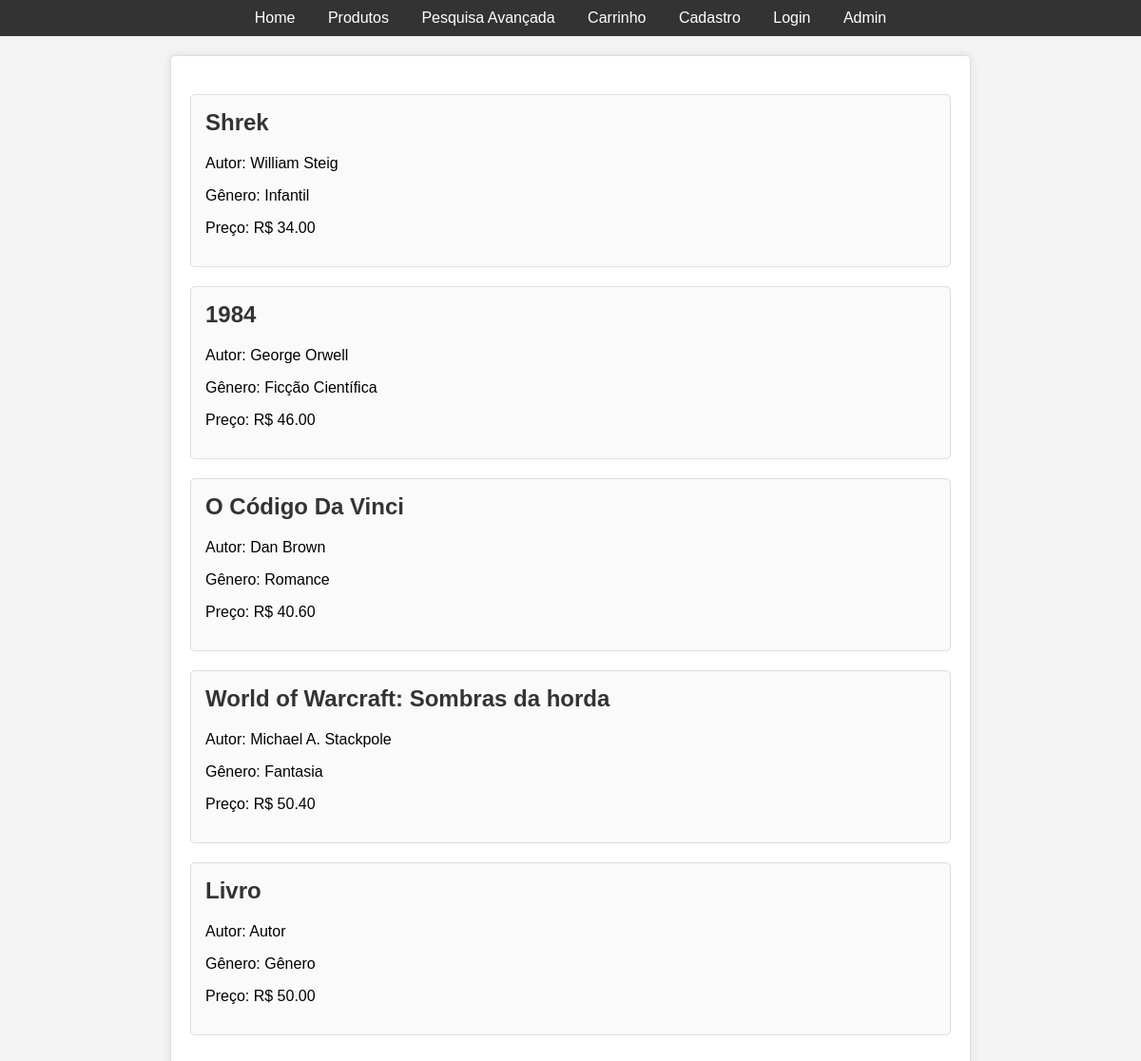
/teste/produtos.php, run on the app's committed database.
### tables this page shows
CREATE TABLE `books` (
  `id` int(11) NOT NULL,
  `title` varchar(100) NOT NULL,
  `author` varchar(100) NOT NULL,
  `genre` varchar(50) NOT NULL,
  `price` decimal(10,2) NOT NULL
);

### teste/produtos.php (the view, shortened to what this page needs)
<?php
include 'config.php';
include 'navbar.php';
$result = $conn->query("SELECT * FROM books");
while ($row = $result->fetch_assoc()) {
    echo "<div>";
    echo "<h2>" . $row['title'] . "</h2>";
    echo "<p>Autor: " . $row['author'] . "</p>";
    echo "<p>Gênero: " . $row['genre'] . "</p>";
    echo "<p>Preço: R$ " . $row['price'] . "</p>";
    echo "</div>";
}
?>

### CSS/style.css (style rules this page uses)
body { font-family: Arial, sans-serif; background-color: #f4f4f4; margin: 0; padding: 0; }
h1, h2 { color: #333; }
div { margin: 20px 0; padding: 15px; border: 1px solid #ddd; border-radius: 5px; background-color: #fafafa; }
div h2 { margin-top: 0; }

### data on the page
books: title "Shrek", author "William Steig", genre "Infantil", price "34.00"
books: title "1984", author "George Orwell", genre "Ficção Científica", price "46.00"
books: title "O Código Da Vinci", author "Dan Brown", genre "Romance", price "40.60"
books: title "World of Warcraft: Sombras da horda", author "Michael A. Stackpole", genre "Fantasia", price "50.40"
books: title "Livro", author "Autor", genre "Gênero", price "50.00"
